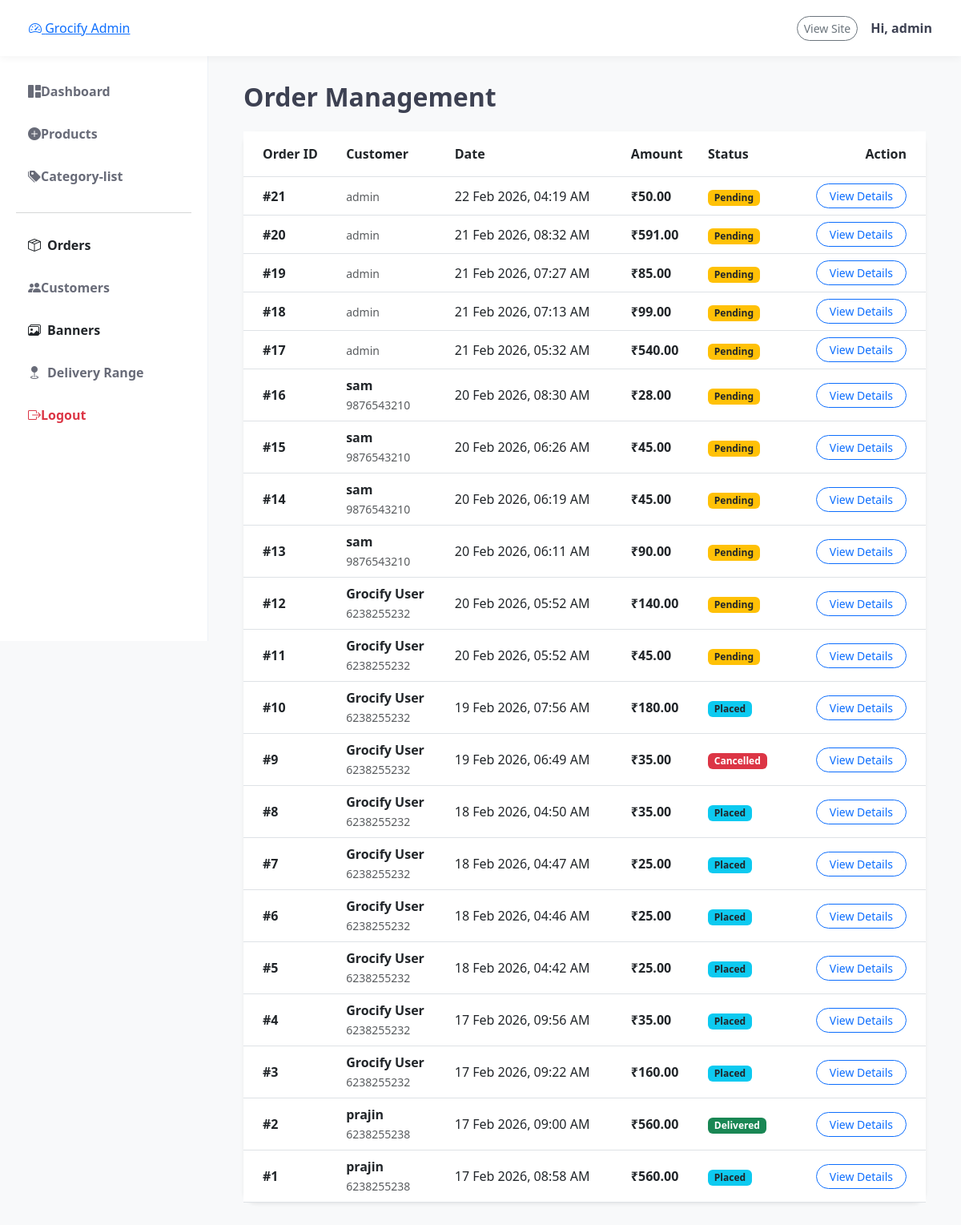
Screenshot of /dash/orders/ (signed in) with the database file from the repository.
### orders/models.py (models this page shows, shortened)
class Order(models.Model):
    STATUS_CHOICES = (
        ('Pending', 'Pending'),
        ('Placed', 'Placed'),
        ('Shipped', 'Shipped'),
        ('Delivered', 'Delivered'),
        ('Cancelled', 'Cancelled')
    )
    user = models.ForeignKey(User, on_delete=models.CASCADE)
    address = models.ForeignKey(Address, on_delete=models.PROTECT)
    total_amount = models.DecimalField(max_digits=10, decimal_places=2)
    payment_mode = models.CharField(max_length=50, default='COD')
    status = models.CharField(max_length=20, choices=STATUS_CHOICES, default='Pending')
    created_at = models.DateTimeField(auto_now_add=True)

### admindash/views.py (the view)
# urls.py: path('orders/', views.admin_order_list, name='admin_order_list'),
@user_passes_test(lambda u: u.is_staff)
def admin_order_list(request):
    orders = Order.objects.all().order_by('-created_at')
    return render(request, 'admindash/order_list.html', {'orders': orders})

### admindash/templates/admindash/order_list.html
{% extends 'admindash/base.html' %}
{% block admin_content %}
<div class="container-fluid">
    <h2 class="fw-bold mb-4">Order Management</h2>
    <div class="card border-0 shadow-sm rounded-4">
        <div class="card-body p-0">
            <div class="table-responsive">
                <table class="table table-hover align-middle mb-0">
                    <thead class="bg-light">
                        <tr>
                            <th class="ps-4 py-3">Order ID</th>
                            <th class="py-3">Customer</th>
                            <th class="py-3">Date</th>
                            <th class="py-3">Amount</th>
                            <th class="py-3">Status</th>
                            <th class="py-3 text-end pe-4">Action</th>
                        </tr>
                    </thead>
                    <tbody>
                        {% for order in orders %}
                        <tr>
                            <td class="ps-4 fw-bold">#{{ order.id }}</td>
                            <td>
                                <div class="fw-bold">{{ order.user.first_name }}</div>
                                <small class="text-muted">{{ order.user.username }}</small>
                            </td>
                            <td>{{ order.created_at|date:"d M Y, h:i A" }}</td>
                            <td class="fw-bold">₹{{ order.total_amount }}</td>
                            <td>
                                {% if order.status == 'Pending' %}
                                    <span class="badge bg-warning text-dark">Pending</span>
                                {% elif order.status == 'Placed' %}
                                    <span class="badge bg-info text-dark">Placed</span>
                                {% elif order.status == 'Shipped' %}
                                    <span class="badge bg-primary">Shipped</span>
                                {% elif order.status == 'Delivered' %}
                                    <span class="badge bg-success">Delivered</span>
                                {% else %}
                                    <span class="badge bg-danger">Cancelled</span>
                                {% endif %}
                            </td>
                            <td class="text-end pe-4">
                                <a href="{% url 'admin_order_detail' order.id %}" class="btn btn-sm btn-outline-primary px-3 rounded-pill">
                                    View Details
                                </a>
                            </td>
                        </tr>
                        {% empty %}
                        <tr>
                            <td colspan="6" class="text-center py-5 text-muted">No orders found.</td>
                        </tr>
                        {% endfor %}
                    </tbody>
                </table>
            </div>
        </div>
    </div>
</div>
{% endblock %}

### admindash/templates/admindash/base.html (shortened to what this page needs)
<!doctype html>
<html lang="en">
  <head>
    <link rel="stylesheet" href="https://unpkg.com/leaflet@1.9.4/dist/leaflet.css" />
    <link
      href="https://cdn.jsdelivr.net/npm/bootstrap@5.3.0/dist/css/bootstrap.min.css"
      rel="stylesheet"
    />
    <link
      rel="stylesheet"
      href="https://cdn.jsdelivr.net/npm/bootstrap-icons@1.11.0/font/bootstrap-icons.css"
    />
  </head>
  <body>
    <nav class="navbar admin-nav fixed-top px-4">
      <div
        class="container-fluid d-flex justify-content-between align-items-center"
      >
        <a href="{% url 'admin_dashboard' %}" class="brand-logo">
          <i class="bi bi-speedometer2"></i> Grocify Admin
        </a>
        <div class="d-flex align-items-center gap-3">
          <a
            href="{% url 'home' %}"
            class="btn btn-outline-secondary btn-sm rounded-pill"
            >View Site</a
          >
          <div class="fw-bold">
            Hi, {{ user.first_name|default:user.username }}
          </div>
        </div>
      </div>
    </nav>
    <div class="sidebar d-none d-lg-block">
      <div class="nav flex-column">
        <a
          href="{% url 'admin_dashboard' %}"
          class="nav-link {% if request.resolver_match.url_name == 'admin_dashboard' %}active{% endif %}"
        >
          <i class="bi bi-grid-1x2-fill"></i> Dashboard
        </a>
        <a
          href="{% url 'product_list_admin' %}"
          class="nav-link {% if request.resolver_match.url_name == 'add_product' %}active{% endif %}"
        >
          <i class="bi bi-plus-circle-fill"></i> Products
        </a>
        <a
          href="{% url 'add_category' %}"
          class="nav-link {% if request.resolver_match.url_name == 'add_category' %}active{% endif %}"
        >
          <i class="bi bi-tags-fill"></i> Category-list
        </a>
        <hr class="text-muted opacity-25" />
       <a href="{% url 'admin_order_list' %}" class="nav-link text-dark d-flex align-items-center gap-2">
        <i class="bi bi-box-seam"></i> Orders
       </a>
        <a href="#" class="nav-link">
          <i class="bi bi-people-fill"></i> Customers
        </a>
        <a href="{% url 'banner_list' %}" class="nav-link text-dark d-flex align-items-center gap-2">
        <i class="bi bi-images"></i> Banners
       </a>
       <a href="{% url 'location_settings' %}" class="nav-link {% if request.resolver_match.url_name == 'location_settings' %}active{% endif %}">
        <i class="bi bi-geo-fill me-2"></i> Delivery Range
        </a>
        <form action="{% url 'logout' %}" method="post" class="mt-auto">
          <button
            type="submit"
            class="nav-link text-danger border-0 bg-transparent w-100 text-start"
          >
            <i class="bi bi-box-arrow-right"></i> Logout
          </button>
        </form>
      </div>
    </div>
    <main class="main-content">
       {% block admin_content %} {% endblock %}
    </main>
  </body>
</html>

### admindash/templates/admindash/base.html (style rules this page uses)
:root { --grocify-orange: #fc8019; --sidebar-bg: #ffffff; --main-bg: #f8f9fa; --text-dark: #3d4152; }
body { background-color: var(--main-bg); font-family: "Segoe UI", sans-serif; color: var(--text-dark); margin: 0; }
.admin-nav { background: #ffffff; height: 70px; box-shadow: 0 2px 10px rgba(0, 0, 0, 0.05); z-index: 1030; }
.sidebar { width: 260px; height: calc(100vh - 70px); position: fixed; top: 70px; left: 0; background: var(--sidebar-bg); border-right: 1px solid #edf2f7; padding: 20px; overflow-y: auto; z-index: 1000; }
.main-content { margin-left: 260px; margin-top: 70px; padding: 2rem; min-height: calc(100vh - 70px); background-color: var(--main-bg); }
.nav-link { display: flex; align-items: center; padding: 12px 15px; border-radius: 12px; color: #686b78; font-weight: 600; margin-bottom: 5px; transition: all 0.2s ease; text-decoration: none; }

### rows the page displays
Order: id "21", user.username "admin", created_at "22 Feb 2026, 04:19 AM", total_amount "50.00", status "Pending"
Order: id "20", user.username "admin", created_at "21 Feb 2026, 08:32 AM", total_amount "591.00", status "Pending"
Order: id "19", user.username "admin", created_at "21 Feb 2026, 07:27 AM", total_amount "85.00", status "Pending"
Order: id "18", user.username "admin", created_at "21 Feb 2026, 07:13 AM", total_amount "99.00", status "Pending"
Order: id "17", user.username "admin", created_at "21 Feb 2026, 05:32 AM", total_amount "540.00", status "Pending"
Order: id "16", user.first_name "sam", user.username "9876543210", created_at "20 Feb 2026, 08:30 AM", total_amount "28.00", status "Pending"
Order: id "15", user.first_name "sam", user.username "9876543210", created_at "20 Feb 2026, 06:26 AM", total_amount "45.00", status "Pending"
Order: id "14", user.first_name "sam", user.username "9876543210", created_at "20 Feb 2026, 06:19 AM", total_amount "45.00", status "Pending"
Order: id "13", user.first_name "sam", user.username "9876543210", created_at "20 Feb 2026, 06:11 AM", total_amount "90.00", status "Pending"
Order: id "12", user.first_name "Grocify User", user.username "6238255232", created_at "20 Feb 2026, 05:52 AM", total_amount "140.00", status "Pending"
Order: id "11", user.first_name "Grocify User", user.username "6238255232", created_at "20 Feb 2026, 05:52 AM", total_amount "45.00", status "Pending"
Order: id "10", user.first_name "Grocify User", user.username "6238255232", created_at "19 Feb 2026, 07:56 AM", total_amount "180.00", status "Placed"
Order: id "9", user.first_name "Grocify User", user.username "6238255232", created_at "19 Feb 2026, 06:49 AM", total_amount "35.00", status "Cancelled"
Order: id "8", user.first_name "Grocify User", user.username "6238255232", created_at "18 Feb 2026, 04:50 AM", total_amount "35.00", status "Placed"
Order: id "7", user.first_name "Grocify User", user.username "6238255232", created_at "18 Feb 2026, 04:47 AM", total_amount "25.00", status "Placed"
Order: id "6", user.first_name "Grocify User", user.username "6238255232", created_at "18 Feb 2026, 04:46 AM", total_amount "25.00", status "Placed"
Order: id "5", user.first_name "Grocify User", user.username "6238255232", created_at "18 Feb 2026, 04:42 AM", total_amount "25.00", status "Placed"
Order: id "4", user.first_name "Grocify User", user.username "6238255232", created_at "17 Feb 2026, 09:56 AM", total_amount "35.00", status "Placed"
Order: id "3", user.first_name "Grocify User", user.username "6238255232", created_at "17 Feb 2026, 09:22 AM", total_amount "160.00", status "Placed"
Order: id "2", user.first_name "prajin", user.username "6238255238", created_at "17 Feb 2026, 09:00 AM", total_amount "560.00", status "Delivered"
Order: id "1", user.first_name "prajin", user.username "6238255238", created_at "17 Feb 2026, 08:58 AM", total_amount "560.00", status "Placed"

### other values shown
{{ user.first_name|default:user.username }} "admin"
